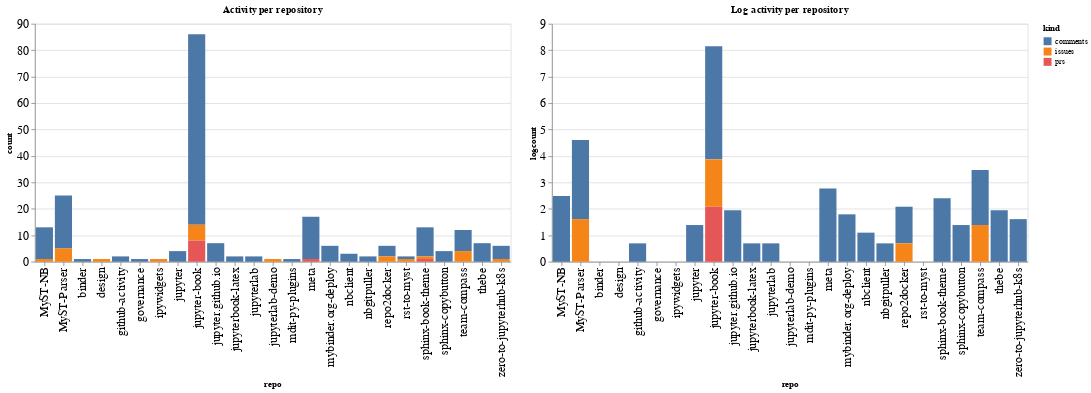

The notebook cell saved with this chart:
### Code cell
ch1 = alt.Chart(repo_summaries, width=600, title="Activity per repository").mark_bar().encode(
    x='repo',
    y='count',
    color='kind',
    tooltip="kind"
)

ch2 = alt.Chart(repo_summaries, width=600, title="Log activity per repository").mark_bar().encode(
    x='repo',
    y='logcount',
    color='kind',
    tooltip="kind"
)

ch1 | ch2

### Figure 1 — Vega-Lite specification as saved in the notebook (floating-point values rounded to 4 significant figures)
{"config": {"axisLeft": {"labelFontSize": 15}, "axisBottom": {"labelFontSize": 15}}, "hconcat": [{"mark": "bar", "encoding": {"color": {"type": "nominal", "field": "kind"}, "tooltip": {"type": "nominal", "field": "kind"}, "x": {"type": "nominal", "field": "repo"}, "y": {"type": "quantitative", "field": "count"}}, "title": "Activity per repository", "width": 600}, {"mark": "bar", "encoding": {"color": {"type": "nominal", "field": "kind"}, "tooltip": {"type": "nominal", "field": "kind"}, "x": {"type": "nominal", "field": "repo"}, "y": {"type": "quantitative", "field": "logcount"}}, "title": "Log activity per repository", "width": 600}], "data": {"name": "data-be856f20403342bec2b95ef5061dbbbb"}, "$schema": "https://vega.github.io/schema/vega-lite/v4.8.1.json", "datasets": {"data-be856f20403342bec2b95ef5061dbbbb": [{"repo": "MyST-NB", "kind": "comments", "count": 12, "logcount": 2.485}, {"repo": "MyST-NB", "kind": "issues", "count": 1, "logcount": 0.0}, {"repo": "MyST-Parser", "kind": "comments", "count": 20, "logcount": 2.996}, {"repo": "MyST-Parser", "kind": "issues", "count": 5, "logcount": 1.609}, {"repo": "binder", "kind": "comments", "count": 1, "logcount": 0.0}, {"repo": "design", "kind": "issues", "count": 1, "logcount": 0.0}, {"repo": "github-activity", "kind": "comments", "count": 2, "logcount": 0.6931}, {"repo": "governance", "kind": "comments", "count": 1, "logcount": 0.0}, {"repo": "ipywidgets", "kind": "issues", "count": 1, "logcount": 0.0}, {"repo": "jupyter", "kind": "comments", "count": 4, "logcount": 1.386}, {"repo": "jupyter-book", "kind": "comments", "count": 72, "logcount": 4.277}, {"repo": "jupyter-book", "kind": "issues", "count": 6, "logcount": 1.792}, {"repo": "jupyter-book", "kind": "prs", "count": 8, "logcount": 2.079}, {"repo": "jupyter.github.io", "kind": "comments", "count": 7, "logcount": 1.946}, {"repo": "jupyterbook-latex", "kind": "comments", "count": 2, "logcount": 0.6931}, {"repo": "jupyterlab", "kind": "comments", "count": 2, "logcount": 0.6931}, {"repo": "jupyterlab-demo", "kind": "issues", "count": 1, "logcount": 0.0}, {"repo": "mdit-py-plugins", "kind": "comments", "count": 1, "logcount": 0.0}, {"repo": "meta", "kind": "comments", "count": 16, "logcount": 2.773}, {"repo": "meta", "kind": "prs", "count": 1, "logcount": 0.0}, {"repo": "mybinder.org-deploy", "kind": "comments", "count": 6, "logcount": 1.792}, {"repo": "nbclient", "kind": "comments", "count": 3, "logcount": 1.099}, {"repo": "nbgitpuller", "kind": "comments", "count": 2, "logcount": 0.6931}, {"repo": "repo2docker", "kind": "comments", "count": 4, "logcount": 1.386}, {"repo": "repo2docker", "kind": "issues", "count": 2, "logcount": 0.6931}, {"repo": "rst-to-myst", "kind": "comments", "count": 1, "logcount": 0.0}, {"repo": "rst-to-myst", "kind": "issues", "count": 1, "logcount": 0.0}, {"repo": "sphinx-book-theme", "kind": "comments", "count": 11, "logcount": 2.398}, {"repo": "sphinx-book-theme", "kind": "issues", "count": 1, "logcount": 0.0}, {"repo": "sphinx-book-theme", "kind": "prs", "count": 1, "logcount": 0.0}, {"repo": "sphinx-copybutton", "kind": "comments", "count": 4, "logcount": 1.386}, {"repo": "team-compass", "kind": "comments", "count": 8, "logcount": 2.079}, {"repo": "team-compass", "kind": "issues", "count": 4, "logcount": 1.386}, {"repo": "thebe", "kind": "comments", "count": 7, "logcount": 1.946}, {"repo": "zero-to-jupyterhub-k8s", "kind": "comments", "count": 5, "logcount": 1.609}, {"repo": "zero-to-jupyterhub-k8s", "kind": "issues", "count": 1, "logcount": 0.0}]}}
